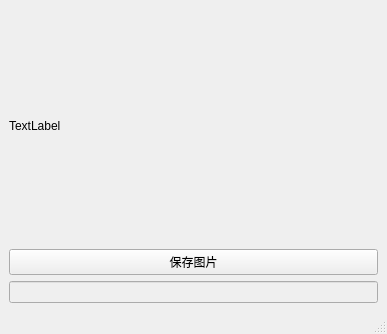
<?xml version="1.0" encoding="UTF-8"?>
<ui version="4.0">
 <class>GrayImgDisplay</class>
 <widget class="QMainWindow" name="GrayImgDisplay">
  <property name="geometry">
   <rect>
    <x>0</x>
    <y>0</y>
    <width>387</width>
    <height>334</height>
   </rect>
  </property>
  <property name="sizePolicy">
   <sizepolicy hsizetype="Expanding" vsizetype="Expanding">
    <horstretch>0</horstretch>
    <verstretch>0</verstretch>
   </sizepolicy>
  </property>
  <property name="windowTitle">
   <string>MainWindow</string>
  </property>
  <widget class="QWidget" name="centralwidget">
   <layout class="QVBoxLayout" name="verticalLayout">
    <item>
     <widget class="QLabel" name="grayImgLbl">
      <property name="sizePolicy">
       <sizepolicy hsizetype="Expanding" vsizetype="Expanding">
        <horstretch>0</horstretch>
        <verstretch>0</verstretch>
       </sizepolicy>
      </property>
      <property name="text">
       <string>TextLabel</string>
      </property>
     </widget>
    </item>
    <item>
     <layout class="QHBoxLayout" name="horizontalLayout">
      <item>
       <widget class="QPushButton" name="saveImgPbt">
        <property name="text">
         <string>保存图片</string>
        </property>
       </widget>
      </item>
     </layout>
    </item>
    <item>
     <widget class="QLineEdit" name="hiddenDirRecLEdit">
      <property name="enabled">
       <bool>false</bool>
      </property>
      <property name="readOnly">
       <bool>true</bool>
      </property>
     </widget>
    </item>
   </layout>
  </widget>
  <widget class="QMenuBar" name="menubar">
   <property name="geometry">
    <rect>
     <x>0</x>
     <y>0</y>
     <width>387</width>
     <height>21</height>
    </rect>
   </property>
  </widget>
  <widget class="QStatusBar" name="statusbar"/>
 </widget>
 <resources/>
 <connections/>
</ui>
